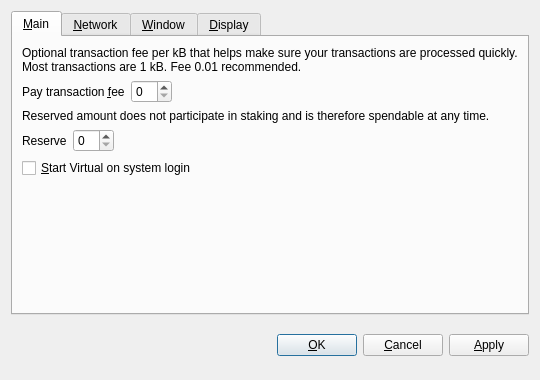
<?xml version="1.0" encoding="UTF-8"?>
<ui version="4.0">
 <class>OptionsDialog</class>
 <widget class="QDialog" name="OptionsDialog">
  <property name="geometry">
   <rect>
    <x>0</x>
    <y>0</y>
    <width>540</width>
    <height>380</height>
   </rect>
  </property>
  <property name="windowTitle">
   <string>Options</string>
  </property>
  <property name="modal">
   <bool>true</bool>
  </property>
  <layout class="QVBoxLayout" name="verticalLayout">
   <item>
    <widget class="QTabWidget" name="tabWidget">
     <property name="tabPosition">
      <enum>QTabWidget::North</enum>
     </property>
     <property name="currentIndex">
      <number>0</number>
     </property>
     <widget class="QWidget" name="tabMain">
      <attribute name="title">
       <string>&amp;Main</string>
      </attribute>
      <layout class="QGridLayout" name="gridLayout">
       <item row="0" column="0" colspan="2">
        <widget class="QLabel" name="transactionFeeInfoLabel">
         <property name="text">
          <string>Optional transaction fee per kB that helps make sure your transactions are processed quickly. Most transactions are 1 kB. Fee 0.01 recommended.</string>
         </property>
         <property name="textFormat">
          <enum>Qt::PlainText</enum>
         </property>
         <property name="wordWrap">
          <bool>true</bool>
         </property>
        </widget>
       </item>
       <item row="1" column="0">
        <layout class="QHBoxLayout" name="horizontalLayoutFee">
         <item>
          <widget class="QLabel" name="transactionFeeLabel">
           <property name="text">
            <string>Pay transaction &amp;fee</string>
           </property>
           <property name="textFormat">
            <enum>Qt::PlainText</enum>
           </property>
           <property name="buddy">
            <cstring>transactionFee</cstring>
           </property>
          </widget>
         </item>
         <item>
          <widget class="BitcoinAmountField" name="transactionFee"/>
         </item>
         <item>
          <spacer name="horizontalSpacerFee">
           <property name="orientation">
            <enum>Qt::Horizontal</enum>
           </property>
           <property name="sizeHint" stdset="0">
            <size>
             <width>40</width>
             <height>20</height>
            </size>
           </property>
          </spacer>
         </item>
        </layout>
       </item>
       <item row="2" column="0" colspan="2">
        <widget class="QLabel" name="reserveBalanceInfoLabel">
         <property name="text">
          <string>Reserved amount does not participate in staking and is therefore spendable at any time.</string>
         </property>
         <property name="textFormat">
          <enum>Qt::PlainText</enum>
         </property>
         <property name="wordWrap">
          <bool>true</bool>
         </property>
        </widget>
       </item>
       <item row="3" column="0">
        <layout class="QHBoxLayout" name="horizontalLayoutReserveBalance">
         <item>
          <widget class="QLabel" name="reserveBalanceLabel">
           <property name="text">
            <string>Reserve</string>
           </property>
           <property name="textFormat">
            <enum>Qt::PlainText</enum>
           </property>
           <property name="buddy">
            <cstring>reserveBalance</cstring>
           </property>
          </widget>
         </item>
         <item>
          <widget class="BitcoinAmountField" name="reserveBalance"/>
         </item>
         <item>
          <spacer name="horizontalSpacerReserveBalance">
           <property name="orientation">
            <enum>Qt::Horizontal</enum>
           </property>
           <property name="sizeHint" stdset="0">
            <size>
             <width>40</width>
             <height>20</height>
            </size>
           </property>
          </spacer>
         </item>
        </layout>
       </item>
       <item row="4" column="0">
        <widget class="QCheckBox" name="bitcoinAtStartup">
         <property name="toolTip">
          <string>Automatically start Virtual after logging in to the system.</string>
         </property>
         <property name="text">
          <string>&amp;Start Virtual on system login</string>
         </property>
        </widget>
       </item>
       <item row="5" column="0">
        <spacer name="verticalSpacer_Main">
         <property name="orientation">
          <enum>Qt::Vertical</enum>
         </property>
         <property name="sizeHint" stdset="0">
          <size>
           <width>20</width>
           <height>40</height>
          </size>
         </property>
        </spacer>
       </item>
      </layout>
     </widget>
     <widget class="QWidget" name="tabNetwork">
      <attribute name="title">
       <string>&amp;Network</string>
      </attribute>
      <layout class="QVBoxLayout" name="verticalLayout_Network">
       <item>
        <widget class="QCheckBox" name="mapPortUpnp">
         <property name="toolTip">
          <string>Automatically open the Virtual client port on the router. This only works when your router supports UPnP and it is enabled.</string>
         </property>
         <property name="text">
          <string>Map port using &amp;UPnP</string>
         </property>
        </widget>
       </item>
       <item>
        <widget class="QCheckBox" name="connectSocks">
         <property name="toolTip">
          <string>Connect to the Virtual network through a SOCKS5 proxy (e.g. when connecting through Tor).</string>
         </property>
         <property name="text">
          <string>&amp;Connect through SOCKS5 proxy:</string>
         </property>
        </widget>
       </item>
       <item>
        <layout class="QHBoxLayout" name="horizontalLayout_Network">
         <item>
          <widget class="QLabel" name="proxyIpLabel">
           <property name="text">
            <string>Proxy &amp;IP:</string>
           </property>
           <property name="textFormat">
            <enum>Qt::PlainText</enum>
           </property>
           <property name="buddy">
            <cstring>proxyIp</cstring>
           </property>
          </widget>
         </item>
         <item>
          <widget class="QValidatedLineEdit" name="proxyIp">
           <property name="maximumSize">
            <size>
             <width>140</width>
             <height>16777215</height>
            </size>
           </property>
           <property name="toolTip">
            <string>IP address of the proxy (e.g. 127.0.0.1)</string>
           </property>
          </widget>
         </item>
         <item>
          <widget class="QLabel" name="proxyPortLabel">
           <property name="text">
            <string>&amp;Port:</string>
           </property>
           <property name="textFormat">
            <enum>Qt::PlainText</enum>
           </property>
           <property name="buddy">
            <cstring>proxyPort</cstring>
           </property>
          </widget>
         </item>
         <item>
          <widget class="QLineEdit" name="proxyPort">
           <property name="maximumSize">
            <size>
             <width>55</width>
             <height>16777215</height>
            </size>
           </property>
           <property name="toolTip">
            <string>Port of the proxy (e.g. 9050)</string>
           </property>
          </widget>
         </item>
         <item>
          <spacer name="horizontalSpacer_Network">
           <property name="orientation">
            <enum>Qt::Horizontal</enum>
           </property>
           <property name="sizeHint" stdset="0">
            <size>
             <width>40</width>
             <height>20</height>
            </size>
           </property>
          </spacer>
         </item>
        </layout>
       </item>
       <item>
        <spacer name="verticalSpacer_Network">
         <property name="orientation">
          <enum>Qt::Vertical</enum>
         </property>
         <property name="sizeHint" stdset="0">
          <size>
           <width>20</width>
           <height>40</height>
          </size>
         </property>
        </spacer>
       </item>
      </layout>
     </widget>
     <widget class="QWidget" name="tabWindow">
      <attribute name="title">
       <string>&amp;Window</string>
      </attribute>
      <layout class="QVBoxLayout" name="verticalLayout_Window">
       <item>
        <widget class="QCheckBox" name="minimizeToTray">
         <property name="toolTip">
          <string>Show only a tray icon after minimizing the window.</string>
         </property>
         <property name="text">
          <string>&amp;Minimize to the tray instead of the taskbar</string>
         </property>
        </widget>
       </item>
       <item>
        <widget class="QCheckBox" name="minimizeOnClose">
         <property name="toolTip">
          <string>Minimize instead of exit the application when the window is closed. When this option is enabled, the application will be closed only after selecting Quit in the menu.</string>
         </property>
         <property name="text">
          <string>M&amp;inimize on close</string>
         </property>
        </widget>
       </item>
       <item>
        <spacer name="verticalSpacer_Window">
         <property name="orientation">
          <enum>Qt::Vertical</enum>
         </property>
         <property name="sizeHint" stdset="0">
          <size>
           <width>20</width>
           <height>40</height>
          </size>
         </property>
        </spacer>
       </item>
      </layout>
     </widget>
     <widget class="QWidget" name="tabDisplay">
      <attribute name="title">
       <string>&amp;Display</string>
      </attribute>
      <layout class="QVBoxLayout" name="verticalLayout_Display">
       <item>
        <layout class="QHBoxLayout" name="horizontalLayout_1_Display">
         <item>
          <widget class="QLabel" name="langLabel">
           <property name="text">
            <string>User Interface &amp;language:</string>
           </property>
           <property name="textFormat">
            <enum>Qt::PlainText</enum>
           </property>
           <property name="buddy">
            <cstring>lang</cstring>
           </property>
          </widget>
         </item>
         <item>
          <widget class="QValueComboBox" name="lang">
           <property name="toolTip">
            <string>The user interface language can be set here. This setting will take effect after restarting Virtual.</string>
           </property>
          </widget>
         </item>
        </layout>
       </item>
       <item>
        <layout class="QHBoxLayout" name="horizontalLayout_2_Display">
         <item>
          <widget class="QLabel" name="unitLabel">
           <property name="text">
            <string>&amp;Unit to show amounts in:</string>
           </property>
           <property name="textFormat">
            <enum>Qt::PlainText</enum>
           </property>
           <property name="buddy">
            <cstring>unit</cstring>
           </property>
          </widget>
         </item>
         <item>
          <widget class="QValueComboBox" name="unit">
           <property name="toolTip">
            <string>Choose the default subdivision unit to show in the interface and when sending coins.</string>
           </property>
          </widget>
         </item>
        </layout>
       </item>
       <item>
        <widget class="QCheckBox" name="coinControlFeatures">
         <property name="toolTip">
          <string>Whether to show coin control features or not.</string>
         </property>
         <property name="text">
          <string>Display coin &amp;control features</string>
         </property>
        </widget>
       </item>
       <item>
        <spacer name="verticalSpacer_Display">
         <property name="orientation">
          <enum>Qt::Vertical</enum>
         </property>
         <property name="sizeHint" stdset="0">
          <size>
           <width>20</width>
           <height>40</height>
          </size>
         </property>
        </spacer>
       </item>
      </layout>
     </widget>
    </widget>
   </item>
   <item>
    <layout class="QHBoxLayout" name="horizontalLayout_Buttons">
     <item>
      <spacer name="horizontalSpacer_1">
       <property name="orientation">
        <enum>Qt::Horizontal</enum>
       </property>
       <property name="sizeHint" stdset="0">
        <size>
         <width>40</width>
         <height>48</height>
        </size>
       </property>
      </spacer>
     </item>
     <item>
      <widget class="QLabel" name="statusLabel">
       <property name="font">
        <font>
         <weight>75</weight>
         <bold>true</bold>
        </font>
       </property>
       <property name="text">
        <string/>
       </property>
       <property name="textFormat">
        <enum>Qt::PlainText</enum>
       </property>
       <property name="wordWrap">
        <bool>true</bool>
       </property>
      </widget>
     </item>
     <item>
      <spacer name="horizontalSpacer_2">
       <property name="orientation">
        <enum>Qt::Horizontal</enum>
       </property>
       <property name="sizeHint" stdset="0">
        <size>
         <width>40</width>
         <height>48</height>
        </size>
       </property>
      </spacer>
     </item>
     <item>
      <widget class="QPushButton" name="okButton">
       <property name="text">
        <string>&amp;OK</string>
       </property>
      </widget>
     </item>
     <item>
      <widget class="QPushButton" name="cancelButton">
       <property name="text">
        <string>&amp;Cancel</string>
       </property>
       <property name="autoDefault">
        <bool>false</bool>
       </property>
      </widget>
     </item>
     <item>
      <widget class="QPushButton" name="applyButton">
       <property name="text">
        <string>&amp;Apply</string>
       </property>
       <property name="autoDefault">
        <bool>false</bool>
       </property>
      </widget>
     </item>
    </layout>
   </item>
  </layout>
 </widget>
 <customwidgets>
  <customwidget>
   <class>BitcoinAmountField</class>
   <extends>QSpinBox</extends>
   <header>bitcoinamountfield.h</header>
   <container>1</container>
  </customwidget>
  <customwidget>
   <class>QValueComboBox</class>
   <extends>QComboBox</extends>
   <header>qvaluecombobox.h</header>
  </customwidget>
  <customwidget>
   <class>QValidatedLineEdit</class>
   <extends>QLineEdit</extends>
   <header>qvalidatedlineedit.h</header>
  </customwidget>
 </customwidgets>
 <resources/>
 <connections/>
</ui>
